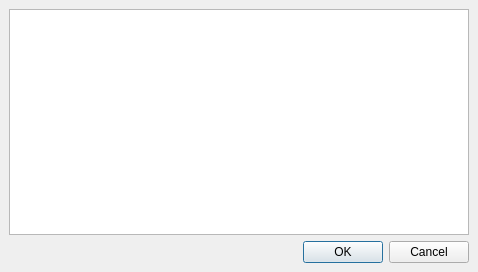
<ui version="4.0" >
 <class>selectAvatarDialog</class>
 <widget class="QDialog" name="selectAvatarDialog" >
  <property name="geometry" >
   <rect>
    <x>0</x>
    <y>0</y>
    <width>478</width>
    <height>272</height>
   </rect>
  </property>
  <property name="windowTitle" >
   <string>Please select an avatar</string>
  </property>
  <layout class="QGridLayout" >
   <property name="margin" >
    <number>9</number>
   </property>
   <property name="spacing" >
    <number>6</number>
   </property>
   <item row="0" column="0" >
    <widget class="QListWidget" name="listWidget" >
     <property name="horizontalScrollBarPolicy" >
      <enum>Qt::ScrollBarAlwaysOff</enum>
     </property>
     <property name="iconSize" >
      <size>
       <width>50</width>
       <height>50</height>
      </size>
     </property>
     <property name="flow" >
      <enum>QListView::TopToBottom</enum>
     </property>
     <property name="isWrapping" stdset="0" >
      <bool>true</bool>
     </property>
     <property name="resizeMode" >
      <enum>QListView::Adjust</enum>
     </property>
     <property name="layoutMode" >
      <enum>QListView::Batched</enum>
     </property>
     <property name="gridSize" >
      <size>
       <width>70</width>
       <height>70</height>
      </size>
     </property>
     <property name="viewMode" >
      <enum>QListView::IconMode</enum>
     </property>
     <property name="wordWrap" >
      <bool>true</bool>
     </property>
    </widget>
   </item>
   <item row="1" column="0" >
    <widget class="QDialogButtonBox" name="buttonBox" >
     <property name="orientation" >
      <enum>Qt::Horizontal</enum>
     </property>
     <property name="standardButtons" >
      <set>QDialogButtonBox::Cancel|QDialogButtonBox::NoButton|QDialogButtonBox::Ok</set>
     </property>
    </widget>
   </item>
  </layout>
 </widget>
 <resources/>
 <connections>
  <connection>
   <sender>buttonBox</sender>
   <signal>accepted()</signal>
   <receiver>selectAvatarDialog</receiver>
   <slot>accept()</slot>
   <hints>
    <hint type="sourcelabel" >
     <x>248</x>
     <y>254</y>
    </hint>
    <hint type="destinationlabel" >
     <x>157</x>
     <y>274</y>
    </hint>
   </hints>
  </connection>
  <connection>
   <sender>buttonBox</sender>
   <signal>rejected()</signal>
   <receiver>selectAvatarDialog</receiver>
   <slot>reject()</slot>
   <hints>
    <hint type="sourcelabel" >
     <x>316</x>
     <y>260</y>
    </hint>
    <hint type="destinationlabel" >
     <x>286</x>
     <y>274</y>
    </hint>
   </hints>
  </connection>
 </connections>
</ui>
